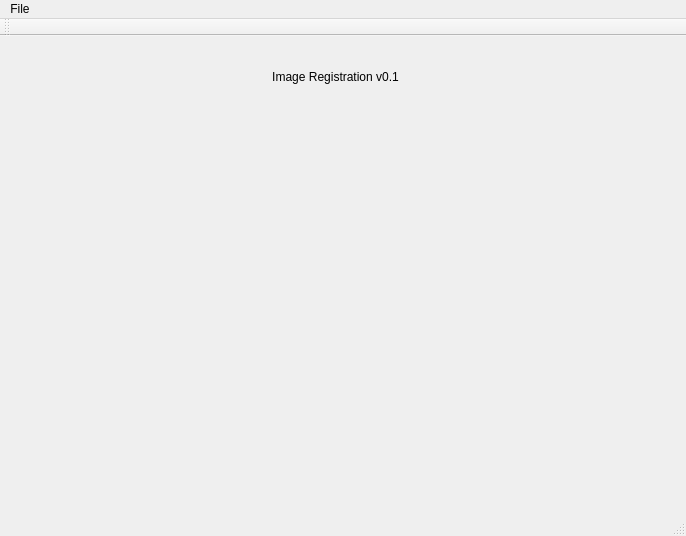
<?xml version="1.0" encoding="UTF-8"?>
<ui version="4.0">
 <class>mainWindow</class>
 <widget class="QMainWindow" name="mainWindow">
  <property name="geometry">
   <rect>
    <x>0</x>
    <y>0</y>
    <width>686</width>
    <height>536</height>
   </rect>
  </property>
  <property name="windowTitle">
   <string>imageRegistration</string>
  </property>
  <widget class="QWidget" name="centralWidget">
   <widget class="QStackedWidget" name="stackedWidget">
    <property name="geometry">
     <rect>
      <x>10</x>
      <y>0</y>
      <width>671</width>
      <height>471</height>
     </rect>
    </property>
    <property name="sizePolicy">
     <sizepolicy hsizetype="Expanding" vsizetype="Expanding">
      <horstretch>0</horstretch>
      <verstretch>0</verstretch>
     </sizepolicy>
    </property>
    <property name="currentIndex">
     <number>0</number>
    </property>
    <widget class="QWidget" name="page">
     <widget class="QLabel" name="label_6">
      <property name="geometry">
       <rect>
        <x>210</x>
        <y>30</y>
        <width>231</width>
        <height>21</height>
       </rect>
      </property>
      <property name="text">
       <string>Image Registration v0.1</string>
      </property>
      <property name="alignment">
       <set>Qt::AlignCenter</set>
      </property>
     </widget>
    </widget>
    <widget class="QWidget" name="loaded_Files">
     <widget class="QPushButton" name="nextToMoving">
      <property name="geometry">
       <rect>
        <x>510</x>
        <y>400</y>
        <width>98</width>
        <height>31</height>
       </rect>
      </property>
      <property name="sizePolicy">
       <sizepolicy hsizetype="Preferred" vsizetype="Fixed">
        <horstretch>0</horstretch>
        <verstretch>0</verstretch>
       </sizepolicy>
      </property>
      <property name="text">
       <string>Next</string>
      </property>
     </widget>
     <widget class="QPushButton" name="loadNew_Button">
      <property name="geometry">
       <rect>
        <x>60</x>
        <y>400</y>
        <width>211</width>
        <height>31</height>
       </rect>
      </property>
      <property name="sizePolicy">
       <sizepolicy hsizetype="Preferred" vsizetype="Fixed">
        <horstretch>0</horstretch>
        <verstretch>0</verstretch>
       </sizepolicy>
      </property>
      <property name="text">
       <string>Load New DICOM</string>
      </property>
     </widget>
     <widget class="QListWidget" name="listWidget">
      <property name="geometry">
       <rect>
        <x>60</x>
        <y>40</y>
        <width>551</width>
        <height>331</height>
       </rect>
      </property>
      <property name="sizePolicy">
       <sizepolicy hsizetype="Preferred" vsizetype="Preferred">
        <horstretch>0</horstretch>
        <verstretch>0</verstretch>
       </sizepolicy>
      </property>
     </widget>
     <widget class="QLabel" name="label_5">
      <property name="geometry">
       <rect>
        <x>60</x>
        <y>10</y>
        <width>551</width>
        <height>21</height>
       </rect>
      </property>
      <property name="text">
       <string>Select a Series for fixed Image</string>
      </property>
      <property name="alignment">
       <set>Qt::AlignCenter</set>
      </property>
     </widget>
    </widget>
    <widget class="QWidget" name="page_2">
     <widget class="QPushButton" name="nextToComp">
      <property name="geometry">
       <rect>
        <x>467</x>
        <y>400</y>
        <width>141</width>
        <height>31</height>
       </rect>
      </property>
      <property name="sizePolicy">
       <sizepolicy hsizetype="Preferred" vsizetype="Fixed">
        <horstretch>0</horstretch>
        <verstretch>0</verstretch>
       </sizepolicy>
      </property>
      <property name="text">
       <string>Start Computing</string>
      </property>
     </widget>
     <widget class="QListWidget" name="listWidgetMoving">
      <property name="geometry">
       <rect>
        <x>60</x>
        <y>40</y>
        <width>551</width>
        <height>331</height>
       </rect>
      </property>
      <property name="sizePolicy">
       <sizepolicy hsizetype="Preferred" vsizetype="Preferred">
        <horstretch>0</horstretch>
        <verstretch>0</verstretch>
       </sizepolicy>
      </property>
     </widget>
     <widget class="QLabel" name="label_4">
      <property name="geometry">
       <rect>
        <x>50</x>
        <y>10</y>
        <width>551</width>
        <height>21</height>
       </rect>
      </property>
      <property name="text">
       <string>Select a Series for moving Image</string>
      </property>
      <property name="alignment">
       <set>Qt::AlignCenter</set>
      </property>
     </widget>
     <widget class="QPushButton" name="ButtonAddMoving">
      <property name="geometry">
       <rect>
        <x>60</x>
        <y>400</y>
        <width>231</width>
        <height>31</height>
       </rect>
      </property>
      <property name="text">
       <string>Add another Moving Series</string>
      </property>
     </widget>
    </widget>
    <widget class="QWidget" name="Computing">
     <widget class="QPushButton" name="startComputing_Button">
      <property name="geometry">
       <rect>
        <x>480</x>
        <y>410</y>
        <width>151</width>
        <height>31</height>
       </rect>
      </property>
      <property name="text">
       <string>Start Registration</string>
      </property>
     </widget>
     <widget class="QVTKWidget" name="vtkRenderer1" native="true">
      <property name="geometry">
       <rect>
        <x>10</x>
        <y>40</y>
        <width>311</width>
        <height>291</height>
       </rect>
      </property>
      <property name="autoFillBackground">
       <bool>true</bool>
      </property>
     </widget>
     <widget class="QVTKWidget" name="vtkRenderer2" native="true">
      <property name="geometry">
       <rect>
        <x>340</x>
        <y>40</y>
        <width>311</width>
        <height>291</height>
       </rect>
      </property>
      <property name="autoFillBackground">
       <bool>true</bool>
      </property>
     </widget>
     <widget class="QSlider" name="hSliderFixed">
      <property name="geometry">
       <rect>
        <x>10</x>
        <y>360</y>
        <width>311</width>
        <height>19</height>
       </rect>
      </property>
      <property name="orientation">
       <enum>Qt::Horizontal</enum>
      </property>
     </widget>
     <widget class="QSlider" name="hSliderMoving">
      <property name="geometry">
       <rect>
        <x>340</x>
        <y>360</y>
        <width>311</width>
        <height>19</height>
       </rect>
      </property>
      <property name="orientation">
       <enum>Qt::Horizontal</enum>
      </property>
     </widget>
     <widget class="QPushButton" name="showFit">
      <property name="geometry">
       <rect>
        <x>20</x>
        <y>410</y>
        <width>98</width>
        <height>31</height>
       </rect>
      </property>
      <property name="text">
       <string>Show Fit</string>
      </property>
     </widget>
     <widget class="QLabel" name="label_2">
      <property name="geometry">
       <rect>
        <x>10</x>
        <y>0</y>
        <width>311</width>
        <height>21</height>
       </rect>
      </property>
      <property name="text">
       <string>Fixed Image</string>
      </property>
      <property name="alignment">
       <set>Qt::AlignCenter</set>
      </property>
     </widget>
     <widget class="QLabel" name="label_3">
      <property name="geometry">
       <rect>
        <x>340</x>
        <y>10</y>
        <width>311</width>
        <height>21</height>
       </rect>
      </property>
      <property name="text">
       <string>Moving Image</string>
      </property>
      <property name="alignment">
       <set>Qt::AlignCenter</set>
      </property>
     </widget>
     <widget class="QSlider" name="verticalSlider">
      <property name="geometry">
       <rect>
        <x>650</x>
        <y>40</y>
        <width>19</width>
        <height>291</height>
       </rect>
      </property>
      <property name="orientation">
       <enum>Qt::Vertical</enum>
      </property>
     </widget>
    </widget>
    <widget class="QWidget" name="page_3">
     <widget class="QVTKWidget" name="vtkRendererResult" native="true">
      <property name="geometry">
       <rect>
        <x>30</x>
        <y>30</y>
        <width>601</width>
        <height>371</height>
       </rect>
      </property>
     </widget>
     <widget class="QSlider" name="hSliderResult">
      <property name="geometry">
       <rect>
        <x>30</x>
        <y>400</y>
        <width>601</width>
        <height>19</height>
       </rect>
      </property>
      <property name="orientation">
       <enum>Qt::Horizontal</enum>
      </property>
     </widget>
     <widget class="QLabel" name="label">
      <property name="geometry">
       <rect>
        <x>30</x>
        <y>0</y>
        <width>581</width>
        <height>21</height>
       </rect>
      </property>
      <property name="text">
       <string>Difference between fixed and moving image</string>
      </property>
      <property name="alignment">
       <set>Qt::AlignCenter</set>
      </property>
     </widget>
    </widget>
   </widget>
  </widget>
  <widget class="QMenuBar" name="menuBar">
   <property name="geometry">
    <rect>
     <x>0</x>
     <y>0</y>
     <width>686</width>
     <height>27</height>
    </rect>
   </property>
   <property name="defaultUp">
    <bool>false</bool>
   </property>
   <property name="nativeMenuBar">
    <bool>false</bool>
   </property>
   <widget class="QMenu" name="menuLoad_Files">
    <property name="title">
     <string>File</string>
    </property>
    <addaction name="actionLoad_Files"/>
    <addaction name="actionSave_Files"/>
    <addaction name="actionShow"/>
    <addaction name="separator"/>
    <addaction name="actionQuit"/>
   </widget>
   <addaction name="menuLoad_Files"/>
  </widget>
  <widget class="QStatusBar" name="statusBar"/>
  <widget class="QToolBar" name="mainToolBar">
   <attribute name="toolBarArea">
    <enum>TopToolBarArea</enum>
   </attribute>
   <attribute name="toolBarBreak">
    <bool>false</bool>
   </attribute>
  </widget>
  <action name="actionLoad_Files">
   <property name="text">
    <string>Load Files</string>
   </property>
  </action>
  <action name="actionSave_Files">
   <property name="text">
    <string>Save Files</string>
   </property>
  </action>
  <action name="actionShow">
   <property name="text">
    <string>Show Files</string>
   </property>
  </action>
  <action name="actionQuit">
   <property name="text">
    <string>Quit</string>
   </property>
  </action>
 </widget>
 <layoutdefault spacing="6" margin="11"/>
 <customwidgets>
  <customwidget>
   <class>QVTKWidget</class>
   <extends>QWidget</extends>
   <header location="global">QVTKWidget.h</header>
   <container>1</container>
  </customwidget>
 </customwidgets>
 <resources/>
 <connections/>
</ui>
